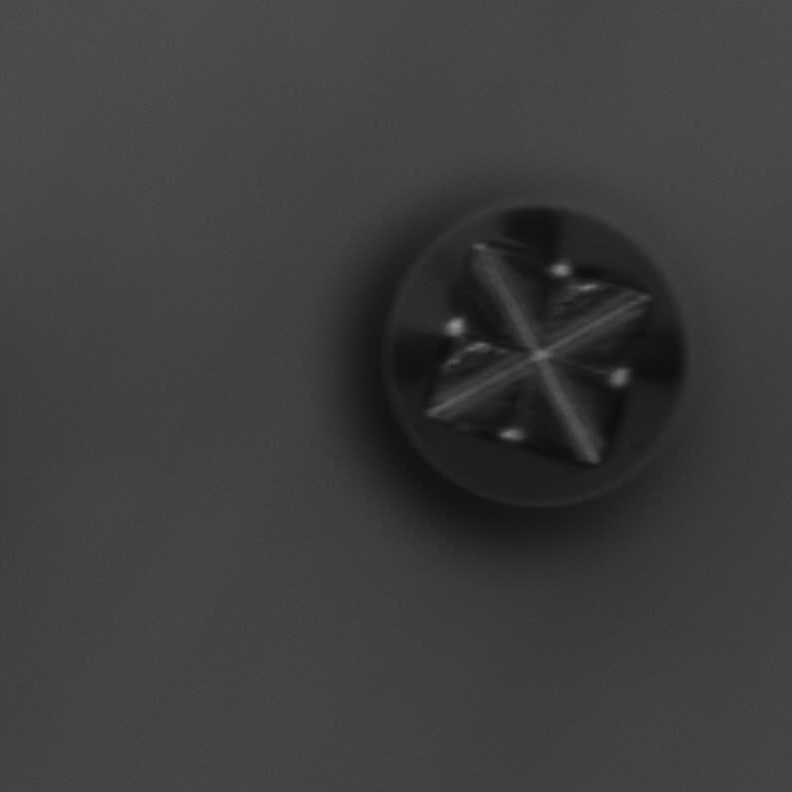
#> input picture RawImages/A3.jpg, 792 x 792 px; its folder holds only this picture in this run
$ jupyter execute --allow-errors ImageProcessing.ipynb
#> lines starting #> are read from the running program, lines starting #| are printed output that depends on the picture
[cell 1]
import cv2 as cv
from os import listdir
import os
import glob
import timeit
from os.path import isfile
from os.path import join
import matplotlib.pyplot as plt
import pandas as pd

[cell 2]
#Setup directory and directory list of raw images
globdir=glob.glob(r"RawImages\*.jpg")
locdir=listdir("RawImages")

[cell 3]
#Create list of image names
filesname=[f.split(".")[0] for f in locdir if isfile(join(r"RawImages",f))]

[cell 4]
#Read images from directory
readImg=[cv.imread(file) for file in globdir]
#> readImg = 1 item

#> (a cell that did not finish here is left out)

[cell 6]
#Find image properties
start = timeit.default_timer()
h_values=[]
h_unique_values=[]
w_values=[]
w_unique_values=[]
px=[]
px_uniqueval=[]
dat_type=[]
dtype_unique=[]
chann=[]
channels_unique=[]
count=0
for img in globdir:
    image=cv.imread(img)
#> image is the input picture: shape (792, 792, 3); min 12, max 144, mean 61
    count+=1
    height,width=image.shape[:2]
#> height = 792; width = 792
    channels=image.shape[2]
#> channels = 3
    h_values.append(height)
    w_values.append(width)
    chann.append(channels)
    px.append(image.size)
    dat_type.append(image.dtype)

    for hval in h_values:
        if hval not in h_unique_values:
            h_unique_values.append(hval)
#> after the loop, h_unique_values = [792]

    for wval in w_values:
        if wval not in w_unique_values:
            w_unique_values.append(wval)
#> after the loop, w_unique_values = [792]

    for pxval in px:
        if pxval not in px_uniqueval:
            px_uniqueval.append(pxval)
#> after the loop, px_uniqueval = [1881792]

    for dt in dat_type:
        if dt not in dtype_unique:
            dtype_unique.append(dt)

    for ch in chann:
        if ch not in channels_unique:
            channels_unique.append(ch)
#> after the loop, channels_unique = [3]

print("Properties of images in folder:")
print(len(dtype_unique),"different data types found:",dtype_unique)
#| 1 different data types found: [dtype('uint8')]
print(len(px_uniqueval),"different pixel number found:",px_uniqueval)
#| 1 different pixel number found: [1881792]
print(len(w_unique_values),"different image widths found:",  w_unique_values)
#| 1 different image widths found: [792]
print(len(h_unique_values),"different image heights found:",  h_unique_values)
#| 1 different image heights found: [792]
print(len(channels_unique),"different number of channels found:",channels_unique)
#| 1 different number of channels found: [3]
print("total images in folder:",count)
end = timeit.default_timer()

#Measurement of execution time
print("Execution time (image/secod):",end-start/count)
print("Total execution time (seconds):",end-start)

[cell 7]
#Create dataframe and export as csv file
d={"image name":filesname,"data type":dat_type,"image height":h_values,"image width":w_values,"pixels":px,"channels":chann}
df=pd.DataFrame(data=d)
#> df = table of 1 rows and 6 columns
df.to_csv("ImagePropertyOutput.csv",index=False)

[cell 8]
#Create new directory to store raw histograms
os.mkdir("RawHistogram")

[cell 9]
#Create new directory to store resized images
resiz_img=os.mkdir("ResizedImage")

[cell 10]
#Create new directory to store resized histogram
resiz_img=os.mkdir("ResizedHistogram")

[cell 11]
#Return histograms of raw images and save them in RawHistogram directory
bins=80 #setup number of bins for histogram
min_range=0 #setup minimun range of histogram
max_range=100 #setup maximun range of histogram
for rh in range(len(globdir)):
    img=cv.imread(globdir[rh])
    plt.tight_layout()
    plt.hist(img.ravel(),bins,[min_range,max_range])
    plt.title(filesname[rh])
    plt.grid(False)
    plt.savefig('RawHistogram/Histogram_'+filesname[rh])
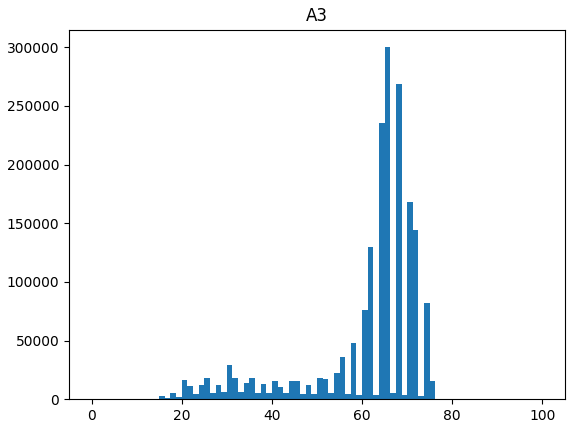
#> figure drawn by matplotlib, 1 panel; tallest bar 299961 high, from x = 65 to 66.25
    plt.show()

[cell 12]
#Resize images, name with original names, and store them in ResizedImage directory

fr=4 #value to fraction and resize the image
for a in range(len(globdir)):
    image_new=cv.imread(globdir[a])
    new_width=width/fr
#> new_width = 198
    new_height=height/fr
#> new_height = 198
    res=cv.resize(image_new,(int(new_width),int(new_height)),interpolation=cv.INTER_CUBIC)
    cv.imwrite("ResizedImage/"+filesname[a]+".jpg",res)

[cell 13]
#Return histograms of resized images and store them in ResizedHistogram
new_dir=glob.glob(r"ResizedImage\*.jpg") #setup directory of resized images

for ri in range(len(new_dir)):
    img_ri=cv.imread(new_dir[ri])
#> img_ri: shape (198, 198, 3); min 13, max 142, mean 60.9
    plt.tight_layout()
    plt.hist(img_ri.ravel(),bins,[min_range,max_range])
    plt.title(filesname[ri])
    plt.grid(False)
    plt.savefig('ResizedHistogram/Histogram_'+filesname[ri])
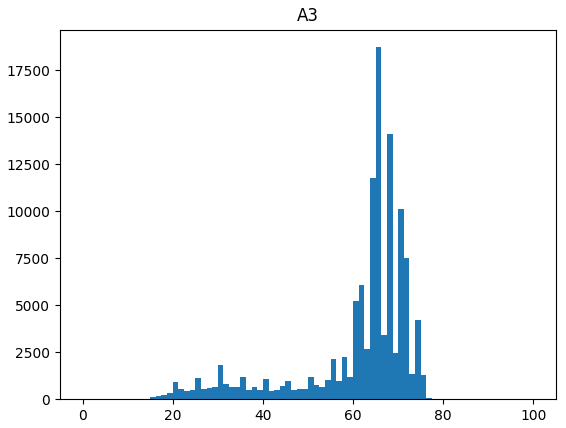
#> figure drawn by matplotlib, 1 panel; tallest bar 18729 high, from x = 65 to 66.25
    plt.show()

$ run again, on RawImages/AF19.jpg
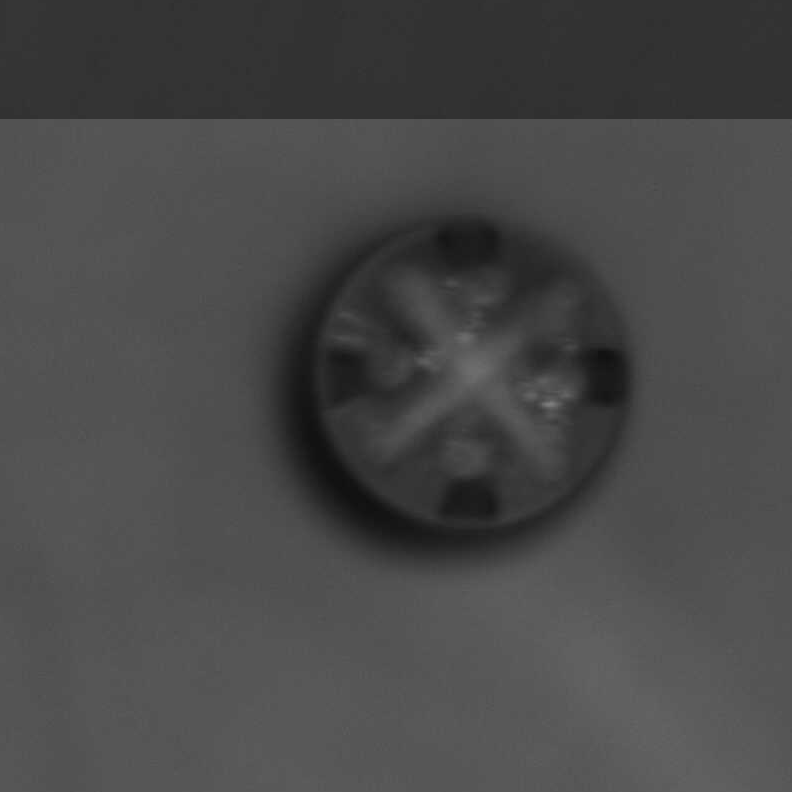
#> input picture RawImages/AF19.jpg, 792 x 792 px
#> readImg = 1 item
#> image is the input picture: shape (792, 792, 3); min 14, max 126, mean 72.6
#| 1 different data types found: [dtype('uint8')]
#| 1 different pixel number found: [1881792]
#| 1 different image widths found: [792]
#| 1 different image heights found: [792]
#| 1 different number of channels found: [3]
#> `plt.savefig('RawHistogram/Histogram_'+filesname[rh])`:
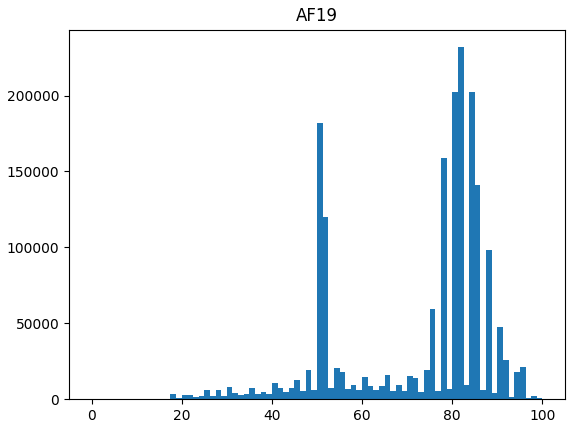
#> figure drawn by matplotlib, 1 panel; tallest bar 231810 high, from x = 81.25 to 82.5
#> `plt.savefig('ResizedHistogram/Histogram_'+filesname[ri])`:
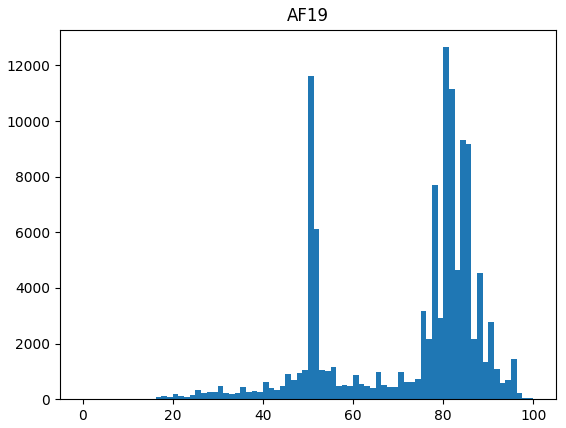
#> figure drawn by matplotlib, 1 panel; tallest bar 12657 high, from x = 80 to 81.25
